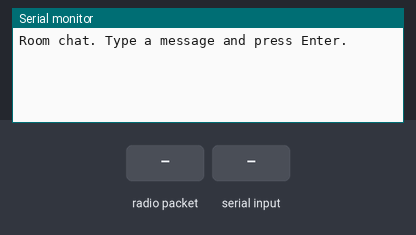
Simulated run of this sketch. Board: ESP32. On the bench: the last lines printed to the serial monitor. The inputs (shaded band) are chosen by the test bench.

Above: at 3.2 s.
3.3 s: radio packet "1" arrives
At 3.8 s:
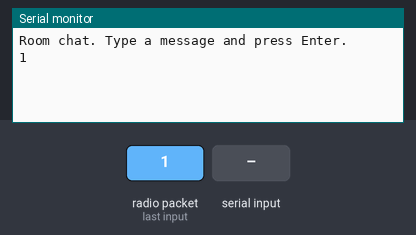
4.8 s: "1\n" received over Serial
At 5.5 s:
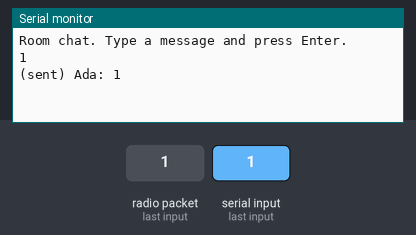

Measured:
- after the input at 3.3 s, the serial monitor: prints a new line after 0.05 s (image 1)
- after the input at 4.8 s, the serial monitor: prints a new line at once (image 2)

The sketch:

extra_14_espnow_room_chat.ino
```cpp
#include <WiFi.h>
#include <esp_now.h>

uint8_t everyone[] = {0xFF, 0xFF, 0xFF, 0xFF, 0xFF, 0xFF};   // broadcast: every board hears it
String myName = "Ada";                                       // change this

void onReceive(const esp_now_recv_info_t *info, const uint8_t *data, int len) {
  String msg = "";
  for (int i = 0; i < len; i++) {
    msg += (char)data[i];
  }
  Serial.println(msg);
}

void setup() {
  Serial.begin(115200);
  WiFi.mode(WIFI_STA);
  delay(2000);
  if (esp_now_init() != ESP_OK) {
    Serial.println("ESP-NOW failed to start");
    return;
  }
  esp_now_register_recv_cb(onReceive);
  esp_now_peer_info_t peer = {};
  memcpy(peer.peer_addr, everyone, 6);
  peer.channel = 0;
  peer.encrypt = false;
  esp_now_add_peer(&peer);
  Serial.println("Room chat. Type a message and press Enter.");
}

void loop() {
  if (Serial.available()) {
    String text = Serial.readStringUntil('\n');
    text.trim();
    String msg = myName + ": " + text;
    esp_now_send(everyone, (const uint8_t *)msg.c_str(), msg.length());
    Serial.println("(sent) " + msg);
  }
}
```
